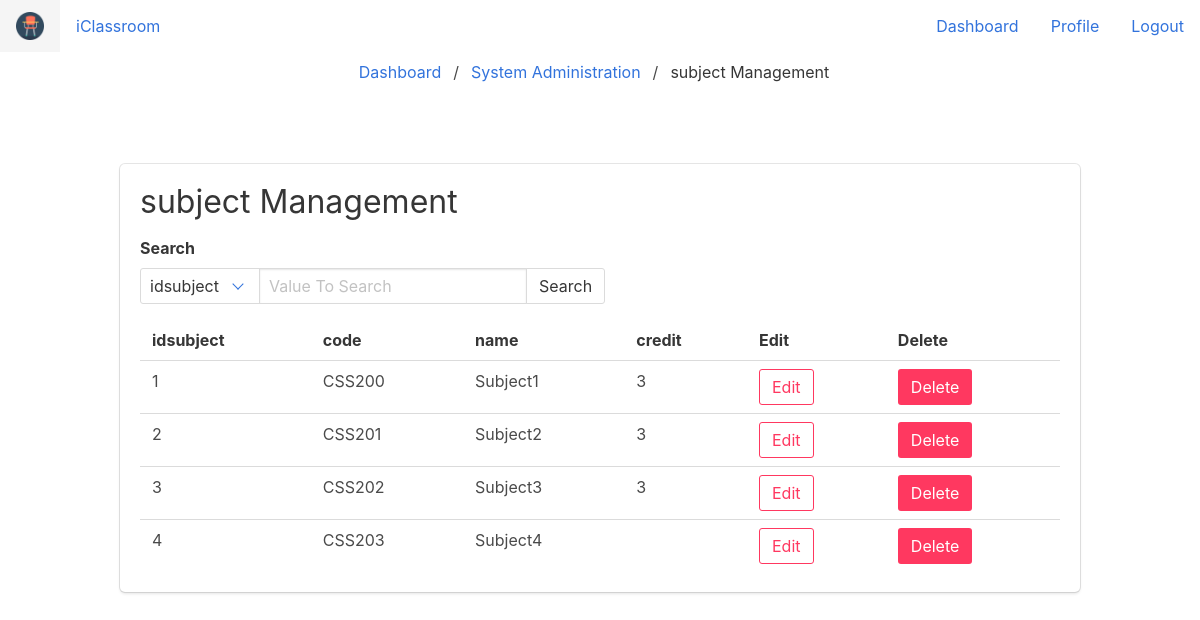
Page /sysad_subject.php on the committed database.
### tables this page shows
CREATE TABLE `subject` (
  `idsubject` int(11) NOT NULL,
  `code` varchar(10) NOT NULL,
  `name` varchar(30) DEFAULT NULL,
  `credit` int(11) DEFAULT NULL
);

### sysad_subject.php (the view, shortened to what this page needs)
<?php
    require_once('components.php');
    require_once('connect.php')
  ?>
<!DOCTYPE html>
<html>
<head>
  <link rel="stylesheet" href="css/font-awesome-4.7-1.0/css/font-awesome.min.css">
  <link rel="stylesheet" href="css/bulma.min.css">
</head>
<body>
  <nav class="breadcrumb is-centered" aria-label="breadcrumbs">
    <ul>
      <li><a href="tdashboard.php">Dashboard</a></li>
      <li><a href="sysadmin.php">System Administration</a></li>
      <li class="is-active" aria-current="page"><a href=".php">subject Management</a></li>
    </ul>
  </nav>
  <section class="section">
    <div class="container">
      <div class="columns">
        <div class="column">
          <div class="box">
            <div class="content">
              <h1>subject Management</h1>
              <form class="" action="sysad_subject.php" method="post">
                <label class="label">Search</label>
                <div class="field has-addons">
                  <p class="control">
                    <span class="select">
                      <select name="column">
                        <?php
                        $q = "SELECT * FROM subject;";
                        $result = $mysqli->query($q);
                        $row = $result->fetch_assoc();
                        foreach ($row as $key => $value) {
                          echo "<option>".$key."</option>";
                        }
                         ?>
                      </select>
                    </span>
                  </p>
                  <p class="control">
                    <input class="input" type="text" placeholder="Value To Search" name="searchentry">
                  </p>
                  <p class="control">
                    <a class="button">
                      Search
                    </a>
                  </p>
                </div>
              </form>
              <?php if (isset($_POST['searchentry'])): ?>
                <table>
                  <?php
                  $q = "SELECT * FROM subject WHERE ".$_POST['column']." = ".$_POST['searchentry'].";";
                  $result = $mysqli->query($q);
                  $i = 0;
                  while ($row = $result->fetch_assoc()) {
                    if($i == 0){
                      echo "<tr>";
                      foreach ($row as $key => $value) {
                        echo "<th>".$key."</th>";
                      }
                      echo "<th>Edit</th>";
                      echo "<th>Delete</th>";
                      echo "</tr>";
                    }
                    echo "<tr>";
                    foreach ($row as $key => $value) {
                      if($key == 'personalid'){
                        echo "<td>**********</td>";
                      }else{
                        echo "<td>".$value."</td>";
                      }
                    }
                    echo "<td><a href='sysad_subject_edit.php?id=".$row['idsubject']."' class='button is-danger is-outlined'>Edit</a></td>";
                    echo "<td><a href='delete.php?id=".$row['idsubject']."&table=subject' class='button is-danger'>Delete</a></td>";
                    echo "</tr>";
                    $i+=1;
                  }
                   ?>
                </table>
              <?php else: ?>
                <table>
                  <?php
                  $q = "SELECT * FROM subject;";
                  $result = $mysqli->query($q);
                  $i = 0;
                  while ($row = $result->fetch_assoc()) {
                    if($i == 0){
                      echo "<tr>";
                      foreach ($row as $key => $value) {
                        echo "<th>".$key."</th>";
                      }
                      echo "<th>Edit</th>";
                      echo "<th>Delete</th>";
                      echo "</tr>";
                    }
                    echo "<tr>";
                    foreach ($row as $key => $value) {
                      if($key == 'personalid'){
                        echo "<td>**********</td>";
                      }else{
                        echo "<td>".$value."</td>";
                      }
                    }
                    echo "<td><a href='sysad_subject_edit.php?id=".$row['idsubject']."' class='button is-danger is-outlined'>Edit</a></td>";
                    echo "<td><a href='delete.php?id=".$row['idsubject']."&table=subject' class='button is-danger'>Delete</a></td>";
                    echo "</tr>";
                    $i+=1;
                  }
                   ?>
                </table>
              <?php endif; ?>
            </div>
          </div>
        </div>
      </div>
    </div>
  </section>
</body>
</html>

### rows in the picture
subject: key "idsubject", key "code", key "name", key "credit", idsubject "1", code "CSS200", name "Subject1", credit "3"
subject: idsubject "2", code "CSS201", name "Subject2", credit "3"
subject: idsubject "3", code "CSS202", name "Subject3", credit "3"
subject: idsubject "4", code "CSS203", name "Subject4"

### other values in the picture
form field column "idsubject"
